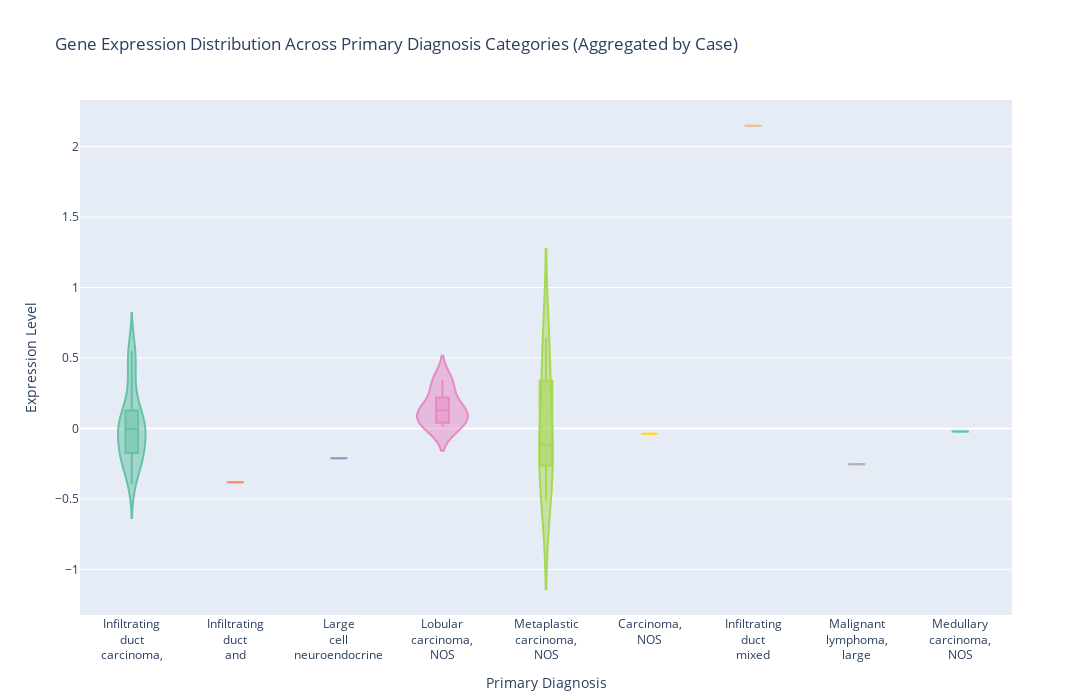

The notebook cell this image was saved under:
### Code cell
# Aggregate data by case (mean expression for cases with multiple rows)
aggregated_data = reshaped_df.groupby(['Case', 'primary_diagnosis'], as_index=False).agg({'Expression': 'mean'})

# Remove "Not Reported" values from the primary diagnosis column
filtered_data = aggregated_data[aggregated_data['primary_diagnosis'] != "Not Reported"]

# Shorten or format long labels with line breaks
filtered_data['primary_diagnosis'] = filtered_data['primary_diagnosis'].apply(
    lambda x: '<br>'.join(x.split(' ', 3)[:3]) if len(x.split(' ')) > 3 else x.replace(' ', '<br>')
)

# Create a violin plot using Plotly
fig = px.violin(
    filtered_data,
    x='primary_diagnosis',
    y='Expression',
    box=True,  
    points=False,
    color='primary_diagnosis',  
    title="Gene Expression Distribution Across Primary Diagnosis Categories (Aggregated by Case)",
    labels={
        'primary_diagnosis': 'Primary Diagnosis',
        'Expression': 'Expression Level'
    },
    color_discrete_sequence=px.colors.qualitative.Set2 
)


fig.update_layout(
    xaxis_title="Primary Diagnosis",
    yaxis_title="Expression Level",
    xaxis_tickangle=0,  
    showlegend=False,  
    width=1200, 
    height=700  
)


fig.show()

### Figure 1 — Plotly figure (JSON) as saved in the notebook; plotly's stock layout.template omitted (floating-point values rounded to 4 significant figures)
{"data": [{"alignmentgroup": "True", "box": {"visible": true}, "hovertemplate": "Primary Diagnosis=%{x}<br>Expression Level=%{y}<extra></extra>", "legendgroup": "Infiltrating<br>duct<br>carcinoma,", "marker": {"color": "rgb(102,194,165)"}, "name": "Infiltrating<br>duct<br>carcinoma,", "offsetgroup": "Infiltrating<br>duct<br>carcinoma,", "orientation": "v", "points": false, "scalegroup": "True", "showlegend": true, "type": "violin", "x": ["Infiltrating<br>duct<br>carcinoma,", "Infiltrating<br>duct<br>carcinoma,", "Infiltrating<br>duct<br>carcinoma,", "Infiltrating<br>duct<br>carcinoma,", "Infiltrating<br>duct<br>carcinoma,", "Infiltrating<br>duct<br>carcinoma,", "Infiltrating<br>duct<br>carcinoma,", "Infiltrating<br>duct<br>carcinoma,", "Infiltrating<br>duct<br>carcinoma,", "Infiltrating<br>duct<br>carcinoma,", "Infiltrating<br>duct<br>carcinoma,", "Infiltrating<br>duct<br>carcinoma,", "Infiltrating<br>duct<br>carcinoma,", "Infiltrating<br>duct<br>carcinoma,", "Infiltrating<br>duct<br>carcinoma,", "Infiltrating<br>duct<br>carcinoma,", "Infiltrating<br>duct<br>carcinoma,", "Infiltrating<br>duct<br>carcinoma,", "Infiltrating<br>duct<br>carcinoma,", "Infiltrating<br>duct<br>carcinoma,", "Infiltrating<br>duct<br>carcinoma,", "Infiltrating<br>duct<br>carcinoma,", "Infiltrating<br>duct<br>carcinoma,", "Infiltrating<br>duct<br>carcinoma,", "Infiltrating<br>duct<br>carcinoma,", "Infiltrating<br>duct<br>carcinoma,", "Infiltrating<br>duct<br>carcinoma,", "Infiltrating<br>duct<br>carcinoma,", "Infiltrating<br>duct<br>carcinoma,", "Infiltrating<br>duct<br>carcinoma,", "Infiltrating<br>duct<br>carcinoma,"], "x0": " ", "xaxis": "x", "y": [-0.2744, -0.2167, -0.3964, -0.359, 0.02433, 0.5814, 0.4323, -0.1334, -0.0694, 0.02125, -0.02029, 0.03698, -0.2243, -0.02724, -0.2212, 0.003703, 0.08105, 0.3351, 0.2563, -0.1694, 0.08245, 0.4908, -0.003247, -0.1745, -0.2148, -0.07819, 0.1579, 0.1431, -0.166, 0.04409, 0.5488], "y0": " ", "yaxis": "y"}, {"alignmentgroup": "True", "box": {"visible": true}, "hovertemplate": "Primary Diagnosis=%{x}<br>Expression Level=%{y}<extra></extra>", "legendgroup": "Infiltrating<br>duct<br>and", "marker": {"color": "rgb(252,141,98)"}, "name": "Infiltrating<br>duct<br>and", "offsetgroup": "Infiltrating<br>duct<br>and", "orientation": "v", "points": false, "scalegroup": "True", "showlegend": true, "type": "violin", "x": ["Infiltrating<br>duct<br>and"], "x0": " ", "xaxis": "x", "y": [-0.3817], "y0": " ", "yaxis": "y"}, {"alignmentgroup": "True", "box": {"visible": true}, "hovertemplate": "Primary Diagnosis=%{x}<br>Expression Level=%{y}<extra></extra>", "legendgroup": "Large<br>cell<br>neuroendocrine", "marker": {"color": "rgb(141,160,203)"}, "name": "Large<br>cell<br>neuroendocrine", "offsetgroup": "Large<br>cell<br>neuroendocrine", "orientation": "v", "points": false, "scalegroup": "True", "showlegend": true, "type": "violin", "x": ["Large<br>cell<br>neuroendocrine"], "x0": " ", "xaxis": "x", "y": [-0.212], "y0": " ", "yaxis": "y"}, {"alignmentgroup": "True", "box": {"visible": true}, "hovertemplate": "Primary Diagnosis=%{x}<br>Expression Level=%{y}<extra></extra>", "legendgroup": "Lobular<br>carcinoma,<br>NOS", "marker": {"color": "rgb(231,138,195)"}, "name": "Lobular<br>carcinoma,<br>NOS", "offsetgroup": "Lobular<br>carcinoma,<br>NOS", "orientation": "v", "points": false, "scalegroup": "True", "showlegend": true, "type": "violin", "x": ["Lobular<br>carcinoma,<br>NOS", "Lobular<br>carcinoma,<br>NOS", "Lobular<br>carcinoma,<br>NOS", "Lobular<br>carcinoma,<br>NOS", "Lobular<br>carcinoma,<br>NOS", "Lobular<br>carcinoma,<br>NOS", "Lobular<br>carcinoma,<br>NOS", "Lobular<br>carcinoma,<br>NOS"], "x0": " ", "xaxis": "x", "y": [0.1431, 0.02839, 0.01261, 0.05238, 0.2953, 0.1191, 0.346, 0.1392], "y0": " ", "yaxis": "y"}, {"alignmentgroup": "True", "box": {"visible": true}, "hovertemplate": "Primary Diagnosis=%{x}<br>Expression Level=%{y}<extra></extra>", "legendgroup": "Metaplastic<br>carcinoma,<br>NOS", "marker": {"color": "rgb(166,216,84)"}, "name": "Metaplastic<br>carcinoma,<br>NOS", "offsetgroup": "Metaplastic<br>carcinoma,<br>NOS", "orientation": "v", "points": false, "scalegroup": "True", "showlegend": true, "type": "violin", "x": ["Metaplastic<br>carcinoma,<br>NOS", "Metaplastic<br>carcinoma,<br>NOS", "Metaplastic<br>carcinoma,<br>NOS", "Metaplastic<br>carcinoma,<br>NOS", "Metaplastic<br>carcinoma,<br>NOS", "Metaplastic<br>carcinoma,<br>NOS"], "x0": " ", "xaxis": "x", "y": [-0.263, -0.5119, -0.1978, 0.6446, -0.03224, 0.3388], "y0": " ", "yaxis": "y"}, {"alignmentgroup": "True", "box": {"visible": true}, "hovertemplate": "Primary Diagnosis=%{x}<br>Expression Level=%{y}<extra></extra>", "legendgroup": "Carcinoma,<br>NOS", "marker": {"color": "rgb(255,217,47)"}, "name": "Carcinoma,<br>NOS", "offsetgroup": "Carcinoma,<br>NOS", "orientation": "v", "points": false, "scalegroup": "True", "showlegend": true, "type": "violin", "x": ["Carcinoma,<br>NOS"], "x0": " ", "xaxis": "x", "y": [-0.03682], "y0": " ", "yaxis": "y"}, {"alignmentgroup": "True", "box": {"visible": true}, "hovertemplate": "Primary Diagnosis=%{x}<br>Expression Level=%{y}<extra></extra>", "legendgroup": "Infiltrating<br>duct<br>mixed", "marker": {"color": "rgb(229,196,148)"}, "name": "Infiltrating<br>duct<br>mixed", "offsetgroup": "Infiltrating<br>duct<br>mixed", "orientation": "v", "points": false, "scalegroup": "True", "showlegend": true, "type": "violin", "x": ["Infiltrating<br>duct<br>mixed"], "x0": " ", "xaxis": "x", "y": [2.147], "y0": " ", "yaxis": "y"}, {"alignmentgroup": "True", "box": {"visible": true}, "hovertemplate": "Primary Diagnosis=%{x}<br>Expression Level=%{y}<extra></extra>", "legendgroup": "Malignant<br>lymphoma,<br>large", "marker": {"color": "rgb(179,179,179)"}, "name": "Malignant<br>lymphoma,<br>large", "offsetgroup": "Malignant<br>lymphoma,<br>large", "orientation": "v", "points": false, "scalegroup": "True", "showlegend": true, "type": "violin", "x": ["Malignant<br>lymphoma,<br>large"], "x0": " ", "xaxis": "x", "y": [-0.2531], "y0": " ", "yaxis": "y"}, {"alignmentgroup": "True", "box": {"visible": true}, "hovertemplate": "Primary Diagnosis=%{x}<br>Expression Level=%{y}<extra></extra>", "legendgroup": "Medullary<br>carcinoma,<br>NOS", "marker": {"color": "rgb(102,194,165)"}, "name": "Medullary<br>carcinoma,<br>NOS", "offsetgroup": "Medullary<br>carcinoma,<br>NOS", "orientation": "v", "points": false, "scalegroup": "True", "showlegend": true, "type": "violin", "x": ["Medullary<br>carcinoma,<br>NOS"], "x0": " ", "xaxis": "x", "y": [-0.02194], "y0": " ", "yaxis": "y"}], "layout": {"height": 700, "legend": {"title": {"text": "Primary Diagnosis"}, "tracegroupgap": 0}, "showlegend": false, "title": {"text": "Gene Expression Distribution Across Primary Diagnosis Categories (Aggregated by Case)"}, "violinmode": "overlay", "width": 1200, "xaxis": {"anchor": "y", "categoryarray": ["Infiltrating<br>duct<br>carcinoma,", "Infiltrating<br>duct<br>and", "Large<br>cell<br>neuroendocrine", "Lobular<br>carcinoma,<br>NOS", "Metaplastic<br>carcinoma,<br>NOS", "Carcinoma,<br>NOS", "Infiltrating<br>duct<br>mixed", "Malignant<br>lymphoma,<br>large", "Medullary<br>carcinoma,<br>NOS"], "categoryorder": "array", "domain": [0, 1], "tickangle": 0, "title": {"text": "Primary Diagnosis"}}, "yaxis": {"anchor": "x", "domain": [0, 1], "title": {"text": "Expression Level"}}}}
